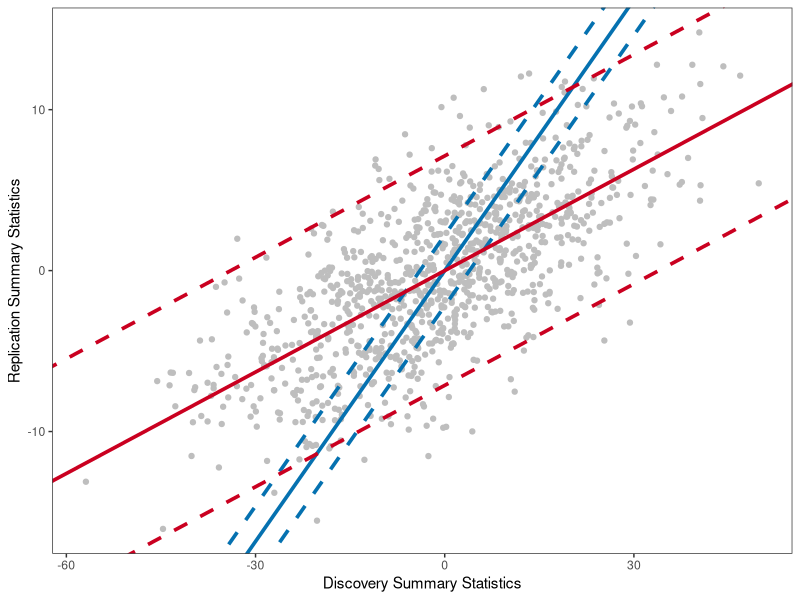

Write R code to recreate this figure.
rm(list=ls())
library(tidyverse)

sigma2g=0.2 #variance in trait due to genetic effects
sigma2con1=0.1  #confounding in study 1
sigma2con2=0.05 #confounding in study 2
sigma2e=1 #noise
N1=1000 #sample size study 1
N2=100 #sample size study 2
#creates dataframe to collect simulations
numtests=1000
temp=matrix(NA,numtests,1)
df=data.frame(testnum=c(1:numtests) ,s1=temp,s2=temp,N1=temp,N2=temp,lamda=temp, delta1=temp,delta2=temp,noise1=temp, noise2=temp)

for (testnum in df$testnum){
  lamda=rnorm(n=1,mean = 0,sd = sqrt(sigma2g))
  delta1=rnorm(n=1,mean = 0,sd = sqrt(sigma2con1))
  delta2=rnorm(n=1,mean = 0,sd = sqrt(sigma2con2))
  noise1=rnorm(n=1,mean = 0,sd = sqrt(sigma2e))
  noise2=rnorm(n=1,mean = 0,sd = sqrt(sigma2e))
  
  s1 = sqrt(N1)*(lamda+delta1) + noise1
  s2 = sqrt(N2)*(lamda+delta2) + noise2
  
  df[testnum,]=c(testnum, s1, s2, N1, N2, lamda, delta1, delta2, noise1, noise2)
  
}

sd <- sqrt(N2*sigma2g + N2*sigma2con2 + 1 - (N1*N2*sigma2g*sigma2g)/(N1*sigma2g + N1*sigma2con1 +1)) #scalar
slope <-  (sqrt(N1*N2) *sigma2g) / (N1*sigma2g + N1*sigma2con1 +1)

slope_noConfounding <- sqrt((sqrt(N1*N2) *sigma2g)/(N1*sigma2g + 1))
sd_noConfounding <- 1 + (N2*sigma2g)/(N1*sigma2g +1)


ggplot(df)+
  geom_point(aes(x=s1, y=s2, color="s"), color="grey")+
  geom_abline(aes(color="Winner's curse"), intercept = 0, slope = slope_noConfounding, color="#0571b0", size=1.25)+
  geom_abline(intercept = -2*sd_noConfounding, slope = slope_noConfounding, linetype=2, color="#0571b0", size=1.25)+
  geom_abline(intercept = 2*sd_noConfounding, slope = slope_noConfounding, linetype=2, color="#0571b0", size=1.25)+
  geom_abline(aes(color="Winner's curse + confounding"), intercept = 0, color="#ca0020", slope = slope, size=1.25)+
  geom_abline(intercept = -2*sd, slope = slope, color="#ca0020", linetype=2, size=1.25)+
  geom_abline(intercept = 2*sd, slope = slope, color="#ca0020", linetype=2, size=1.25)+
  theme_bw()+
  theme(panel.grid.major = element_blank(), panel.grid.minor = element_blank())+
  scale_fill_manual(name='My Lines', values=c("ca0020"))+
  ylab("Replication Summary Statistics")+
  xlab("Discovery Summary Statistics")+
  theme(legend.position = 'top')+
  scale_color_manual(values = c("s"="grey", "Winner's curse + confounding" = "#ca0020", "Winner's curse"="#0571b0"))

cov(df$s1,df$s2)
cov(df$s1,df$s2)/(sqrt(N1)*sqrt(N2))


lambda1 = rnorm(n=100000, mean=0,sd = sqrt(sigma2g) )
lambda2 = rnorm(n=100000, mean=0,sd = sqrt(sigma2g) )
cov(lambda1, lambda2)